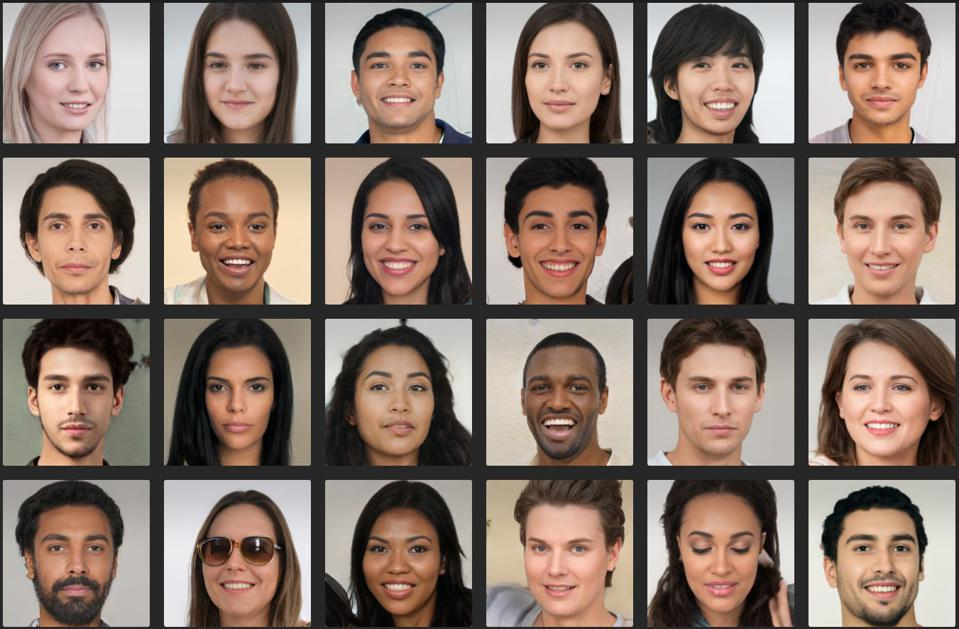
#> input picture images/faces.png, 959 x 629 px
$ python EyeDetection.py
#> lines starting #> are read from the running program, lines starting #| are printed output that depends on the picture; after the words box and inside, x2 and y2 are one past the last pixel; in counts of white or black regions, pixels touching at a corner belong together
import cv2

face_classifier = cv2.CascadeClassifier('./Haarcascades/haarcascade_frontalface_default.xml')
eye_classifier = cv2.CascadeClassifier('./Haarcascades/haarcascade_eye.xml')

image = cv2.imread("images/faces.png")
#> image is the input picture: shape (629, 959, 3); mean B, G, R 106.2, 116.7, 135.2
gray = cv2.cvtColor(image, cv2.COLOR_BGR2GRAY)
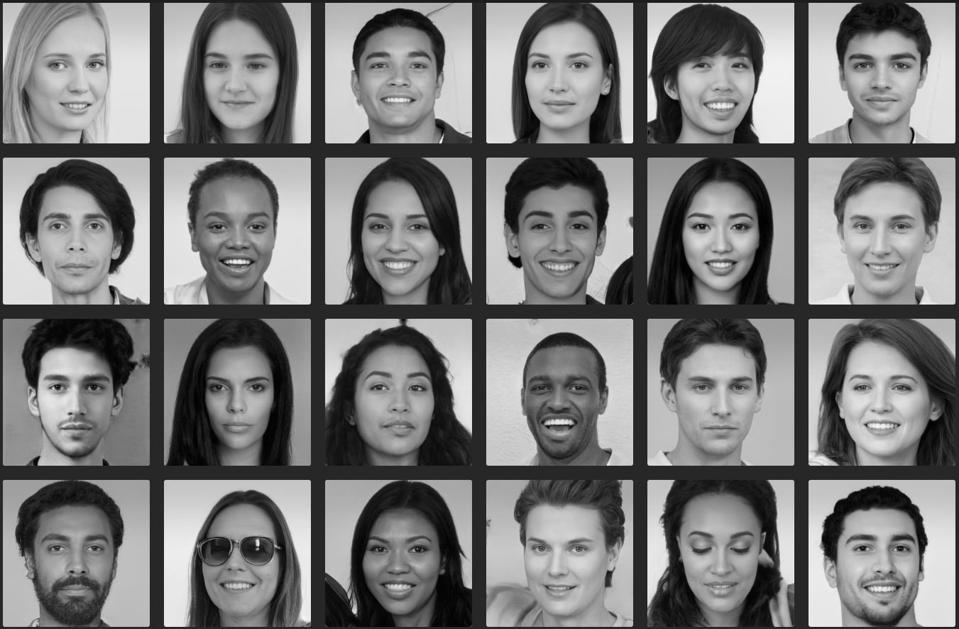
#> gray: shape (629, 959); min 0, max 255, mean 121.1
faces = face_classifier.detectMultiScale(gray, 1.3, 5)
#> faces = 24 rows, first 6: [29, 188, 95, 95], [512, 27, 97, 97], [831, 25, 100, 100], [28, 25, 101, 101], [351, 28, 96, 96], [674, 31, 94, 94]

print("Number of images detected", len(faces))
#| Number of images detected 24
eyes_count = 0
for (x, y, width, height) in faces:
    cv2.rectangle(image, (x, y), (x + width, y + height), (127, 0, 255), 2)

    # Detect eyes -> Define the region of interest
    roi_gray = gray[y: y + height, x:x + width]
    roi_color = image[y:y + height, x:x + width]

    eyes = eye_classifier.detectMultiScale(roi_gray)
    eyes_count += len(eyes)

    # Draw the eyes
    for (ex, ey, e_width, e_height) in eyes:
        cv2.rectangle(roi_color, (ex, ey), (ex + e_width, ey + e_height), (100, 100, 255), 2)
#> this loop made 24 passes
#> (x, y, width, height, eyes, eyes_count) on passes 1 to 11: (29, 188, 95, 95, [[13, 24, 27, 27], [53, 25, 26, 26]], 2), (512, 27, 97, 97, [[15, 26, 24, 24], [53, 25, 26, 26]], 4), (831, 25, 100, 100, [[18, 28, 25, 25], [57, 28, 24, 24]], 6), (28, 25, 101, 101, [[55, 27, 24, 24], [14, 23, 32, 32]], 8), (351, 28, 96, 96, [[15, 25, 25, 25], [55, 26, 24, 24]], 10), (674, 31, 94, 94, [[53, 23, 23, 23]], 11), (188, 26, 100, 100, [[18, 27, 25, 25], [56, 28, 23, 23]], 13), (188, 185, 98, 98, [[17, 29, 25, 25], [56, 29, 24, 24]], 15), (351, 190, 95, 95, [[14, 23, 27, 27], [52, 25, 24, 24]], 17), (671, 187, 98, 98, [[17, 27, 26, 26], [55, 28, 25, 25]], 19), (194, 353, 87, 87, [[11, 22, 24, 24], [50, 22, 24, 24]], 21)
#> pass 1, `roi_gray = gray[y: y + height, x:x + width]`:
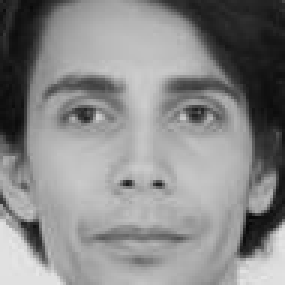
#> roi_gray: shape (95, 95) (shown 3 times larger); min 7, max 231, mean 137
#> pass 1, `roi_color = image[y:y + height, x:x + width]`:
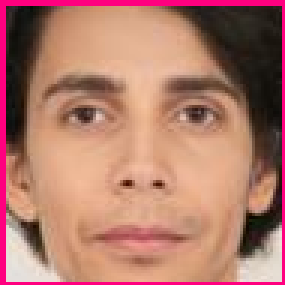
#> roi_color: shape (95, 95, 3) (shown 3 times larger); mean B, G, R 107.1, 121.3, 176.8
#> pass 2, `roi_color = image[y:y + height, x:x + width]`:
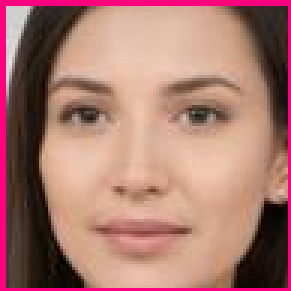
#> roi_color: shape (97, 97, 3) (shown 3 times larger); mean B, G, R 112.4, 121.4, 170
#> after the loop:
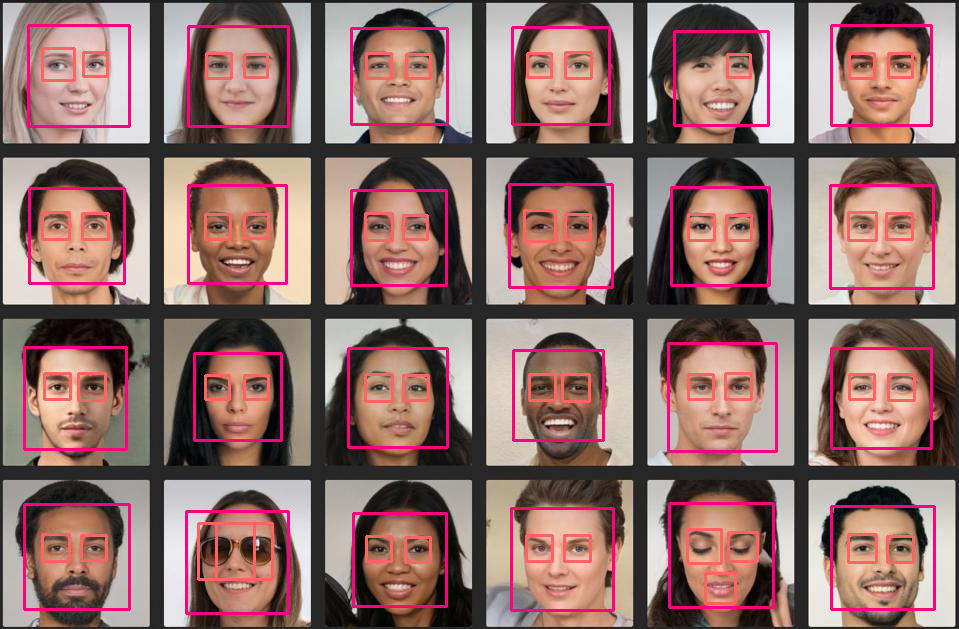
#> image: shape (629, 959, 3); 7.24% of pixels changed, all inside (x1, y1, x2, y2) = (23, 24, 936, 615)
#> after the loop:
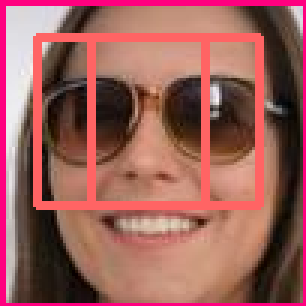
#> roi_color: shape (102, 102, 3) (shown 3 times larger); mean B, G, R 90.2, 95.2, 155.4
#> after the loop:
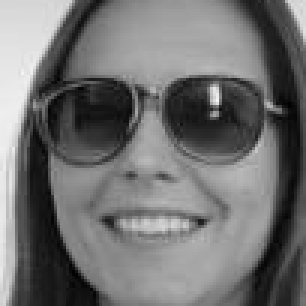
#> roi_gray: shape (102, 102) (shown 3 times larger); min 1, max 245, mean 112.8
#> after the loop, eyes_count = 48

print("Eye count", eyes_count)
#| Eye count 48
cv2.imshow("Faces Image", image)

cv2.waitKey(0)
cv2.destroyAllWindows()
